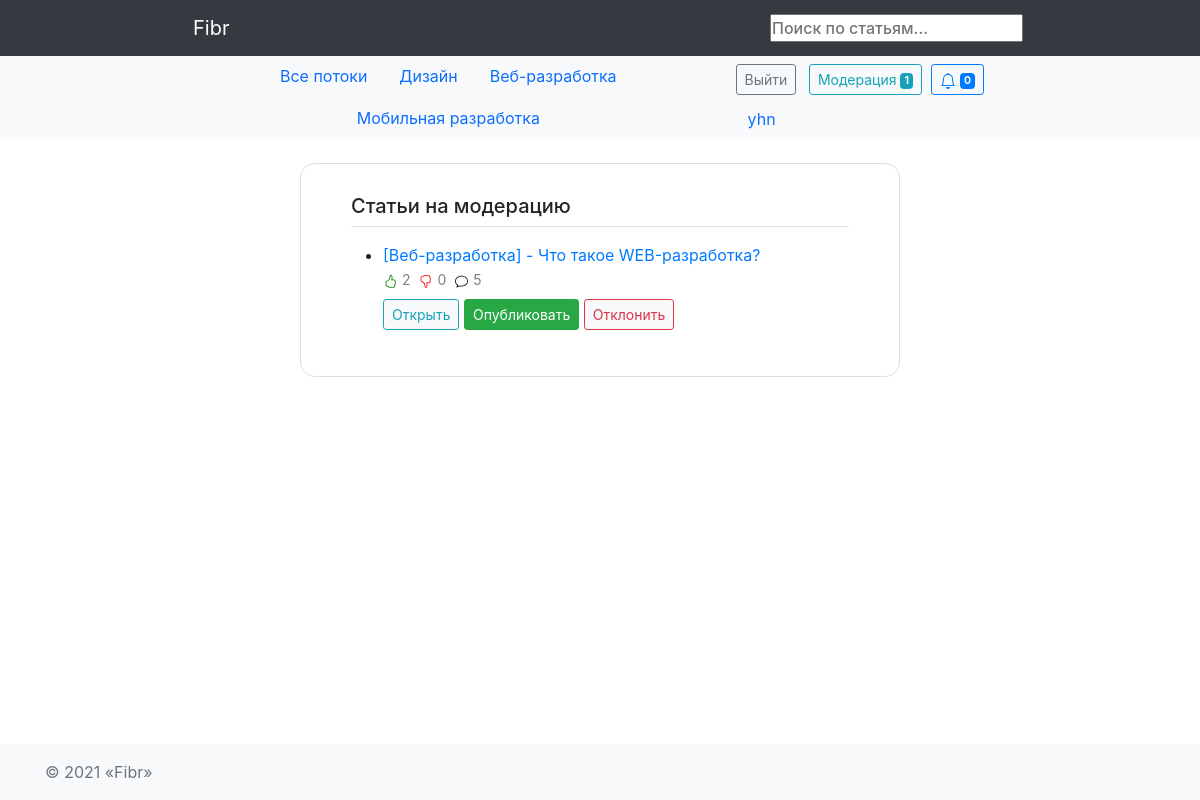
Page /auth/moderation/ (signed in) on the earlier database version.
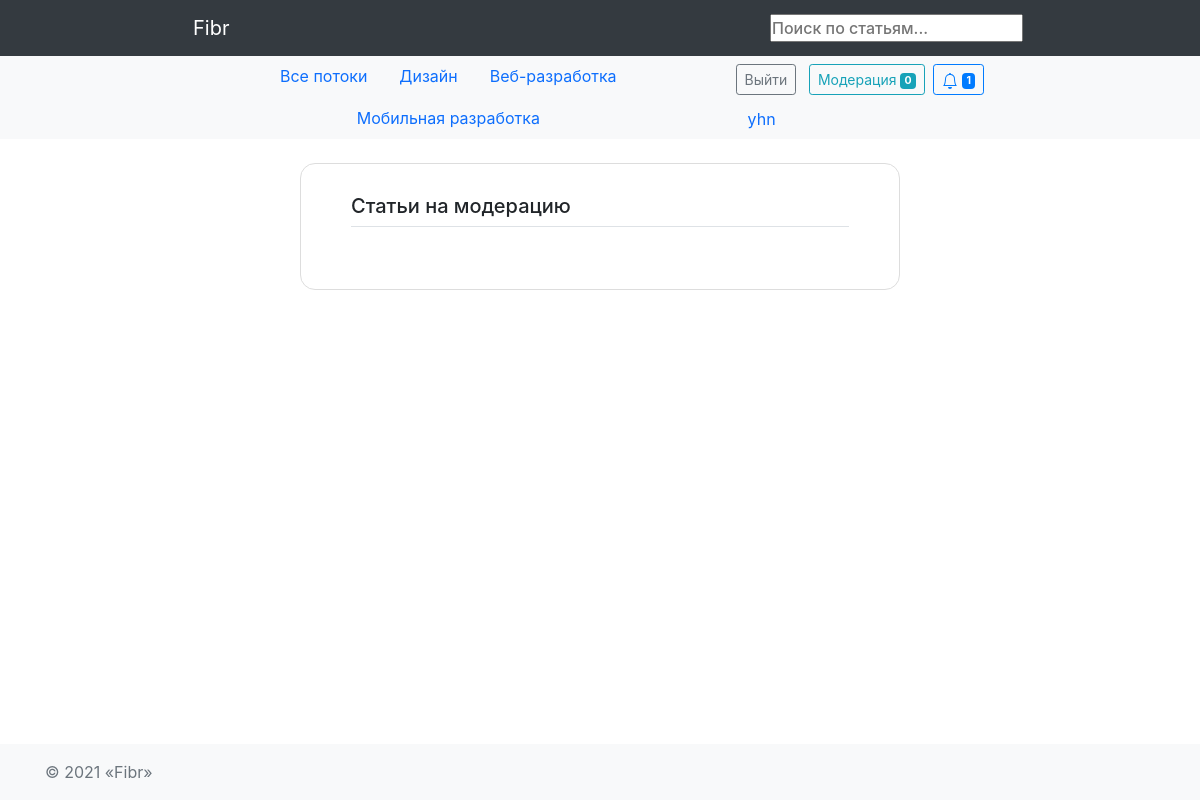
Same page on the later database version.
### hub/models.py (models this page shows, shortened)
class Topic(models.Model):
    name = models.CharField(max_length=64)
    short_description = models.TextField(blank=True)
    class Meta:
        verbose_name = 'Тематика'
        verbose_name_plural = 'Тематики'

### article/models.py (models this page shows, shortened)
class Article(models.Model):
    user = models.ForeignKey(User, on_delete=models.CASCADE)
    topic = models.ForeignKey(Topic, on_delete=models.CASCADE, verbose_name='Раздел')
    title = models.CharField(max_length=64, unique=True, verbose_name='Название')
    content = models.TextField(blank=True, verbose_name='Статья')
    image = models.ImageField(upload_to='article_images', blank=True, verbose_name='Фото')
    is_active = models.BooleanField(default=True, verbose_name='Активна', db_index=True)
    is_published = models.BooleanField(default=False, verbose_name='Опубликовать', db_index=True)
    is_moderated = models.BooleanField(default=False, verbose_name='На модерацию', db_index=True)
    created_at = models.DateTimeField(auto_now_add=True)
    updated_at = models.DateTimeField(auto_now=True)
    moderate_comment = models.TextField(blank=True, verbose_name='Замечания модератора')
    class Meta:
        verbose_name = 'Статья'
        verbose_name_plural = 'Статьи'
    @staticmethod
    def get_moderated_articles():
        return Article.objects.filter(is_active=True, is_moderated=True)
    def get_total_likes(self):
        likes = Like.objects.filter(article=self, is_liked=True, is_for_comment=False)
        return len(likes)
    def get_total_dislikes(self):
        likes = Like.objects.filter(article=self, is_disliked=True, is_for_comment=False)
        return len(likes)
    def get_total_comments(self):
        comments = Comment.objects.filter(article=self)
        return len(comments)

### authapp/views.py (the view)
# urls.py: path('moderation/', authapp.moderation, name='moderation'),
@login_required
@user_passes_test(lambda u: u.is_not_blocked(), login_url=reverse_lazy('auth:access_error'))
@user_passes_test(lambda u: u.is_moderator, login_url=reverse_lazy('auth:access_error'))
def moderation(request):
    context = {
        'articles': Article.get_moderated_articles()
    }
    return render(request, 'authapp/moderation.html', context)

### authapp/models.py (called while the page is built)
    def is_not_blocked(self):
        if self.is_blocked and self.blocked_time < timezone.now():
            self.is_blocked = False
            self.save()
        return not self.is_blocked

### context_processor.py (called while the page is built)
def topic_list(request):
    return {"topic_list": Topic.objects.all()}

def moderated_article_count(request):
    return {'moderated_articles_count': Article.get_moderated_articles().count()}

### notification/models.py (called while the page is built)
    @staticmethod
    def total_count(user_pk):
        return Notification.objects.filter(user=user_pk).count()

    @staticmethod
    def total_unread_count(user_pk):
        return Notification.objects.filter(user=user_pk, read=False).count()

    @staticmethod
    def get_unread(user_pk):
        return Notification.objects.filter(user=user_pk, read=False).order_by('-created_at')

    @classmethod
    def get_new_comments_articles(cls, user):
        return Article.objects.filter(user=user).annotate(
            num_notices=Count('notification', filter=Q(notification__type_of=cls.NEW_COMMENT) & Q(
                notification__read=False))) \
            .filter(num_notices__gt=0).order_by('-num_notices')

### authapp/templates/authapp/moderation.html (shortened to what this page needs)
{% extends 'authapp/base.html' %}
{% load static %}
{% block content %}
    {% load bootstrap4 %}
    {% bootstrap_css %}
<div class="container">
    <div class="row justify-content-md-center">
        <div class="col-md-8">
            <div class="wrapper bg-white mt-sm-4">
            <h5>Статьи на модерацию</h5>
                <div class="border-top pt-3">
                    <ul>
                        {% for article in articles %}
                            <li>
                                <a class="text-decoration-none" href="{% url 'article:article' article.pk %}">
                                    [{{ article.topic.name }}] - {{ article.title }}
                                    <br>
                                   <div class="d-flex justify-content-lg-start mb-2">
                                    <div class="text-black-50 mr-2"><small>
                            {{ article.get_total_likes }}</small></div>
                        <div class="text-black-50 mr-2"><small>
                            {{ article.get_total_dislikes }}</small></div>
                                    <div class="text-black-50">
                                        <small>
                                            {{ article.get_total_comments }}</small>
                                    </div>
                                   </div>
                                    <button type="button" class="btn bg-light btn-outline-info btn-sm"> Открыть </button></a>
                                    {% if article.is_published %}
                                                <a class="text-decoration-none" href="{% url 'article:unpublish' article.pk %}">
                                                <button type="button" class="btn bg-light btn-outline-warning btn-sm">
                                                    Снять с публикации </button></a>
                                    {% else %}
                                        <a class="text-decoration-none" href="{% url 'article:publish' article.pk %}">
                                                <button type="button" class="btn btn-success btn-sm">
                                                    Опубликовать </button></a>
                                    {% endif %}
                                    <button type="button" class="btn bg-light btn-outline-danger btn-sm" data-toggle="collapse" data-target="#declineForm" aria-expanded="false" aria-controls="declineForm"> Отклонить </button>
                            </li>
                        {% endfor %}
                    </ul>
                </div>
            </div>
        </div>
    </div>
</div>
{% endblock %}

### mainapp/templates/mainapp/includes/inc_nav_menu.html (shortened to what this page needs)
<nav class="navbar navbar-expand-lg navbar-dark bg-dark">
    <div class="container w-75">
        <a class="navbar-brand px-lg-3" href="/">Fibr</a>
        <form action="{% url 'search:search_result'  %}" method="get">
            <input name="q" type="text" placeholder="Поиск по статьям...">
        </form>
    </div>
</nav>
<nav id="navbar_top" class="navbar-expand-md navbar-light bg-light">
    <div class="container d-flex justify-content-between w-75">
        <ul class="nav justify-content-center">
            <li class="nav-item">
                <a class="nav-link" href="/">Все потоки</a>
            </li>
            {% for topic in topic_list %}
            <li class="nav-item">
                <a class="nav-link" href="{% url 'hub:topic' topic.pk %}">
                    {{ topic.name }}
                </a>
            </li>
            {% endfor %}
        </ul>
        <ul class="nav">
            <li class="nav-item">
                <div class="d-grid gap-2 d-md-block mt-1">
                    {% if user.is_authenticated %}
                    <button class="btn btn-outline-secondary btn-sm my-0 m-1" type="button"
                        onclick="location.href='{% url 'auth:logout' %}'">
                        Выйти
                    </button>
                    {% endif %}
                    {% if user.is_moderator %}
                    <button class="btn btn-outline-info btn-sm my-0 m-1" type="button"
                        onclick="location.href='{% url 'auth:moderation' %}'">
                        Модерация <span class="badge badge-info">{{ moderated_articles_count }}</span>
                    </button>
                    {% endif %}
                    {% include 'notification/includes/inc_notification.html' %}
                </div>
            </li>
            {% if user.is_authenticated %}
            <li class="nav-item">
                <a class="nav-link" href="{% url 'auth:profile' user.pk %}">{{ user.username }}</a>
            </li>
            {% endif %}
        </ul>
    </div>
</nav>

Differences in the rows shown:
no longer on this page (row edited): Article: topic.name "Веб-разработка", title "Что такое WEB-разработка?", get_total_likes "2", get_total_dislikes "0", get_total_comments "5", is_published "Опубликовать"
Other differences:
{{ moderated_articles_count }}: "1" → "0"
{{ notice.unread_count }}: "0" → "1"
